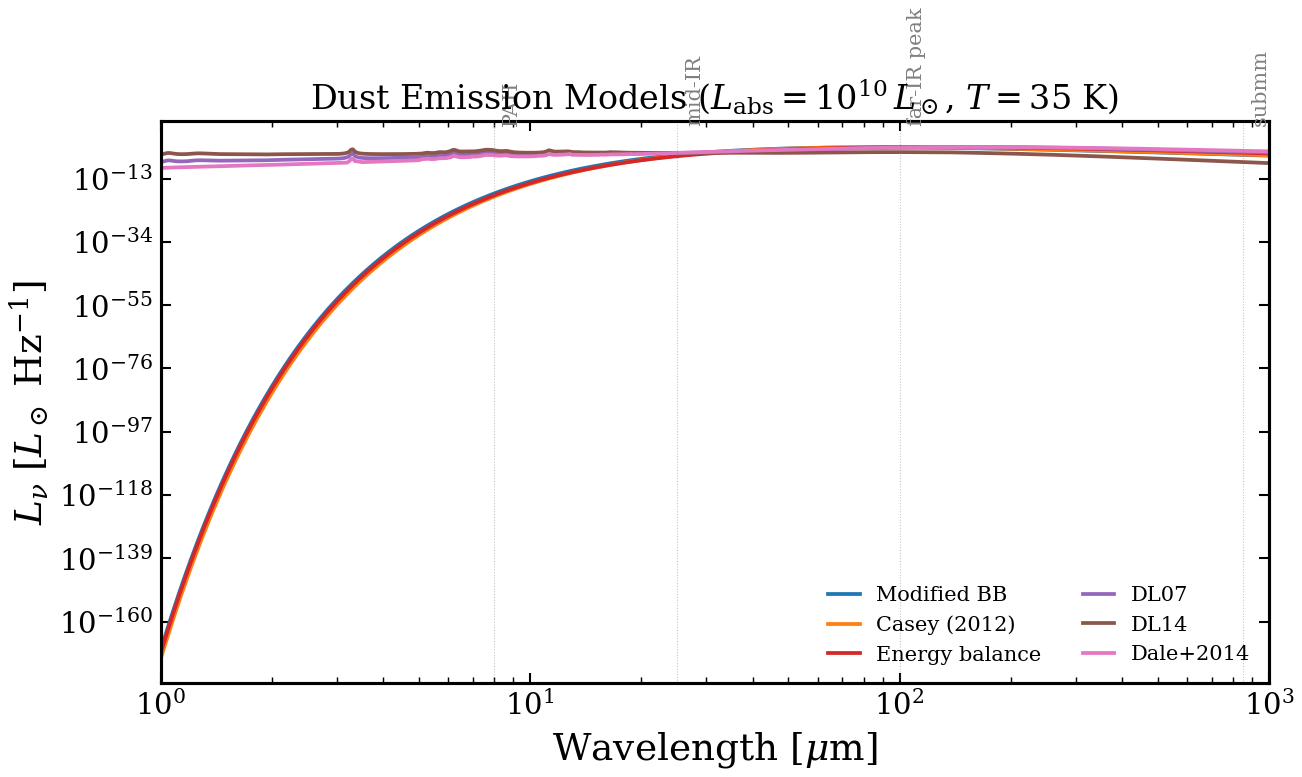

Here is the Python script that generated this plot:
"""
Dust Emission Models: Overview
================================

All tengri dust emission models evaluated at L_absorbed = 1e10 L☉ and
T = 35 K. Template-based models (DL07, DL14, Dale+2014) are shown only
when data files are present; they are skipped gracefully otherwise.
"""

import jax.numpy as jnp
import matplotlib.pyplot as plt
import numpy as np

from tengri import setup_style
from tengri.dust import (
    casey2012,
    dale2014,
    draine_li2007,
    draine_li2014,
    energy_balance_split,
    modified_blackbody,
)

setup_style()

# --- Wavelength grid: 1–1000 μm ---
wave_aa = jnp.logspace(np.log10(1e4), np.log10(1e7), 2000)
wave_um = np.array(wave_aa) * 1e-4
L_ABS = 1e10  # Lsun


def _mbb():
    return modified_blackbody(wave_aa, L_ABS, dust_T=35.0, dust_beta_ir=1.8)


def _casey():
    return casey2012(wave_aa, L_ABS, dust_T=35.0, dust_beta_ir=1.8, dust_alpha_mir=2.0)


def _magphys():
    return None  # magphys_dc08 not yet implemented


def _ebs():
    return energy_balance_split(wave_aa, L_ABS, dust_T_warm=35.0, dust_T_cold=20.0)


def _dl07():
    try:
        return draine_li2007(wave_aa, L_ABS, dust_umin=1.0, dust_gamma_dl=0.01, dust_qpah=2.5)
    except FileNotFoundError:
        return None


def _dl14():
    try:
        return draine_li2014(wave_aa, L_ABS, dust_umin=1.0, dust_gamma_dl=0.01, dust_qpah=2.5)
    except FileNotFoundError:
        return None


def _dale():
    try:
        return dale2014(wave_aa, L_ABS, dust_alpha_dale=2.0)
    except FileNotFoundError:
        return None


MODELS = [
    ("Modified BB", "C0", _mbb()),
    ("Casey (2012)", "C1", _casey()),
    ("MAGPHYS (dC+08)", "C2", _magphys()),
    ("Energy balance", "C3", _ebs()),
    ("DL07", "C4", _dl07()),
    ("DL14", "C5", _dl14()),
    ("Dale+2014", "C6", _dale()),
]

fig, ax = plt.subplots(figsize=(9, 5.5))
for label, color, lnu in MODELS:
    if lnu is None:
        continue
    y = np.array(lnu)
    mask = (wave_um > 1) & (y > 0)
    ax.loglog(wave_um[mask], y[mask], color=color, lw=1.8, label=label)

ax.set_xlim(1, 1000)
ax.set_xlabel(r"Wavelength [$\mu$m]")
ax.set_ylabel(r"$L_\nu$ [$L_\odot$ Hz$^{-1}$]")
ax.set_title(r"Dust Emission Models ($L_{\rm abs} = 10^{10}\,L_\odot$, $T = 35$ K)")
ax.legend(fontsize=10, frameon=False, ncol=2)

# Mark key wavelengths
for wl_um, name in [(8, "PAH"), (25, "mid-IR"), (100, "far-IR peak"), (850, "submm")]:
    ax.axvline(wl_um, color="grey", ls=":", lw=0.5, alpha=0.5)
    ax.text(wl_um * 1.05, ax.get_ylim()[1] * 0.6, name, fontsize=10, color="grey", rotation=90)

fig.tight_layout()
plt.savefig("plot_dust_emission_models.png", dpi=150, bbox_inches="tight")
plt.show()
